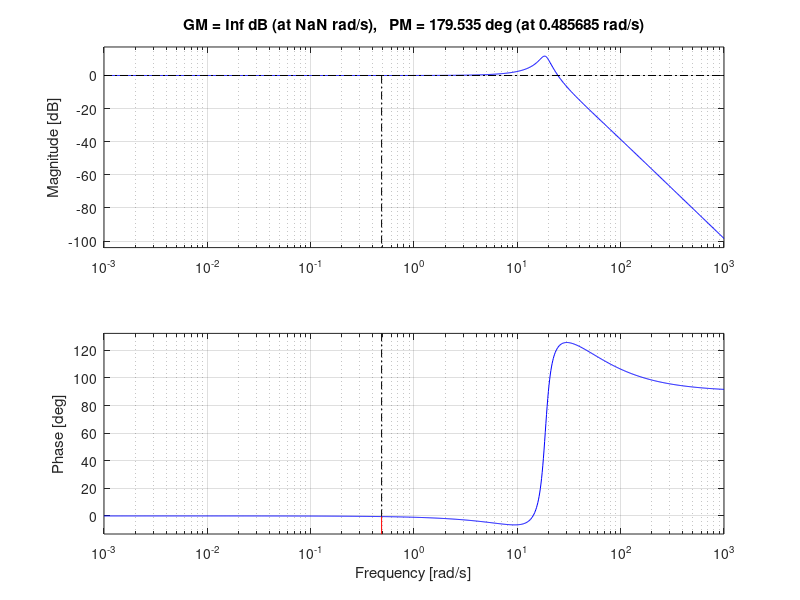
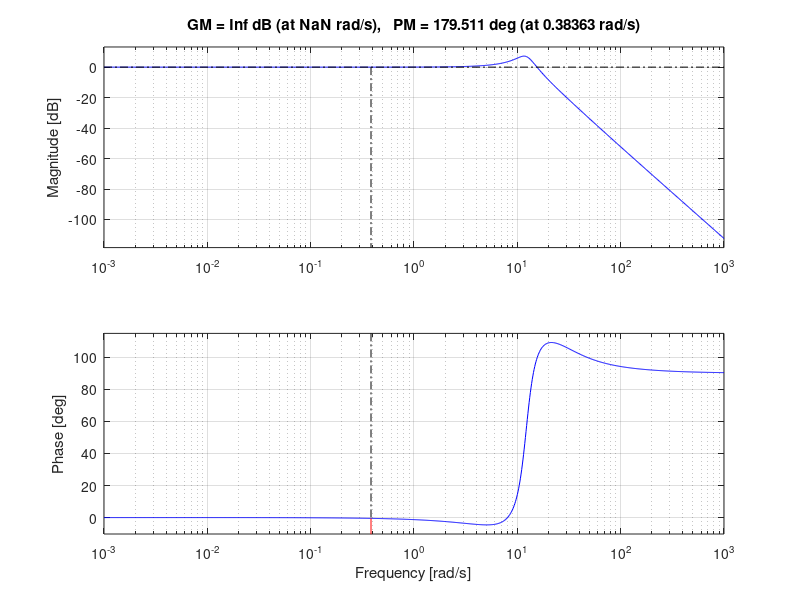

Recreate these plots in MATLAB, in order. (Note: this script raises an error after producing the figures.)
s=tf('s');
Gscl= (11960*s-400)/(s^4+30*s^3+200*s^2+11960*s-400); %% closed-loop TF
Gs = (300/(s+10)-1/s)*(40/(s*(s+20))); %% open-loop TF
figure(1)
margin(Gscl)

[Gm,Pm,Wcg,Wcp] = margin(Gscl); %% current Margins
phi = 30-Pm+5; %% angle of compensation
alpha = ((1+sind(phi))/(1-sind(phi)));

M = 20*log10(1/sqrt(alpha)); 
[mag,phase,wout] = bode(Gscl);
mag = squeeze(mag);
phase = squeeze(phase);
wm = interp1(20*log10(mag), wout, M); %% corner frequency 

T_lead = 1/(wm*sqrt(alpha));

Gcs = (T_lead*alpha*s+1)/(T_lead*s+1); %% lead compensator

GG = feedback(0.75*Gcs*Gs,1); %% new closed-loop TF with compensator



figure(2)
margin(GG)

figure(3)
step(GG)

stepinfo(GG)

bw = bandwidth(GG)% bandwidth